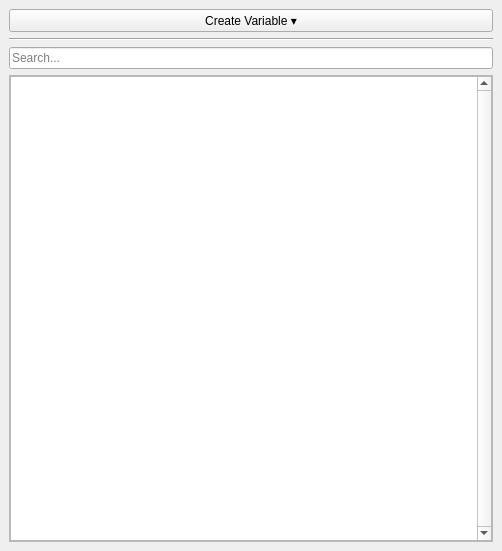
<?xml version="1.0" encoding="UTF-8"?>
<ui version="4.0">
 <class>VariableDockWidget</class>
 <widget class="QDockWidget" name="VariableDockWidget">
  <property name="geometry">
   <rect>
    <x>0</x>
    <y>0</y>
    <width>502</width>
    <height>551</height>
   </rect>
  </property>
  <property name="sizePolicy">
   <sizepolicy hsizetype="Preferred" vsizetype="Preferred">
    <horstretch>0</horstretch>
    <verstretch>0</verstretch>
   </sizepolicy>
  </property>
  <property name="minimumSize">
   <size>
    <width>111</width>
    <height>197</height>
   </size>
  </property>
  <property name="windowTitle">
   <string>Variable Manager</string>
  </property>
  <widget class="QWidget" name="dockWidgetContents">
   <layout class="QVBoxLayout" name="verticalLayout">
    <item>
     <widget class="QPushButton" name="addButton">
      <property name="sizePolicy">
       <sizepolicy hsizetype="Expanding" vsizetype="Fixed">
        <horstretch>0</horstretch>
        <verstretch>0</verstretch>
       </sizepolicy>
      </property>
      <property name="text">
       <string>Create Variable ▾</string>
      </property>
     </widget>
    </item>
    <item>
     <widget class="Line" name="line">
      <property name="orientation">
       <enum>Qt::Horizontal</enum>
      </property>
     </widget>
    </item>
    <item>
     <widget class="AzQtComponents::SearchLineEdit" name="searchFilter">
      <property name="placeholderText">
       <string>Search...</string>
      </property>
     </widget>
    </item>
    <item>
     <widget class="QStackedWidget" name="stackedWidget">
      <property name="currentIndex">
       <number>0</number>
      </property>
      <widget class="QWidget" name="graphVariablesPage">
       <layout class="QHBoxLayout" name="horizontalLayout">
        <property name="leftMargin">
         <number>0</number>
        </property>
        <property name="topMargin">
         <number>0</number>
        </property>
        <property name="rightMargin">
         <number>0</number>
        </property>
        <property name="bottomMargin">
         <number>0</number>
        </property>
        <item>
         <widget class="QFrame" name="variableTableFrame">
          <property name="frameShape">
           <enum>QFrame::StyledPanel</enum>
          </property>
          <property name="frameShadow">
           <enum>QFrame::Raised</enum>
          </property>
          <layout class="QVBoxLayout" name="verticalLayout_4">
           <property name="spacing">
            <number>4</number>
           </property>
           <property name="leftMargin">
            <number>0</number>
           </property>
           <property name="topMargin">
            <number>0</number>
           </property>
           <property name="rightMargin">
            <number>0</number>
           </property>
           <property name="bottomMargin">
            <number>0</number>
           </property>
           <item>
            <widget class="ScriptCanvasEditor::GraphVariablesTableView" name="graphVariables">
             <property name="verticalScrollBarPolicy">
              <enum>Qt::ScrollBarAlwaysOn</enum>
             </property>
             <property name="dragEnabled">
              <bool>true</bool>
             </property>
             <property name="dragDropMode">
              <enum>QAbstractItemView::DragOnly</enum>
             </property>
             <property name="alternatingRowColors">
              <bool>true</bool>
             </property>
             <property name="selectionMode">
              <enum>QAbstractItemView::SingleSelection</enum>
             </property>
             <property name="selectionBehavior">
              <enum>QAbstractItemView::SelectRows</enum>
             </property>
             <attribute name="horizontalHeaderVisible">
              <bool>false</bool>
             </attribute>
             <attribute name="horizontalHeaderDefaultSectionSize">
              <number>10</number>
             </attribute>
             <attribute name="horizontalHeaderMinimumSectionSize">
              <number>0</number>
             </attribute>
             <attribute name="verticalHeaderVisible">
              <bool>false</bool>
             </attribute>
            </widget>
           </item>
          </layout>
         </widget>
        </item>
       </layout>
      </widget>
      <widget class="QWidget" name="variablePalettePage">
       <layout class="QVBoxLayout" name="verticalLayout_2">
        <property name="leftMargin">
         <number>10</number>
        </property>
        <property name="topMargin">
         <number>0</number>
        </property>
        <property name="rightMargin">
         <number>10</number>
        </property>
        <property name="bottomMargin">
         <number>20</number>
        </property>
        <item>
         <widget class="QFrame" name="variableAddFrame">
          <property name="frameShape">
           <enum>QFrame::StyledPanel</enum>
          </property>
          <property name="frameShadow">
           <enum>QFrame::Raised</enum>
          </property>
          <layout class="QVBoxLayout" name="verticalLayout_3">
           <property name="spacing">
            <number>4</number>
           </property>
           <property name="leftMargin">
            <number>0</number>
           </property>
           <property name="topMargin">
            <number>0</number>
           </property>
           <property name="rightMargin">
            <number>0</number>
           </property>
           <property name="bottomMargin">
            <number>0</number>
           </property>
           <item>
            <widget class="ScriptCanvasEditor::VariablePaletteTableView" name="variablePalette">
             <property name="verticalScrollBarPolicy">
              <enum>Qt::ScrollBarAlwaysOn</enum>
             </property>
             <property name="horizontalScrollBarPolicy">
              <enum>Qt::ScrollBarAsNeeded</enum>
             </property>
             <property name="alternatingRowColors">
              <bool>true</bool>
             </property>
             <property name="selectionMode">
              <enum>QAbstractItemView::SingleSelection</enum>
             </property>
             <property name="selectionBehavior">
              <enum>QAbstractItemView::SelectRows</enum>
             </property>
             <attribute name="horizontalHeaderVisible">
              <bool>false</bool>
             </attribute>
             <attribute name="horizontalHeaderDefaultSectionSize">
              <number>0</number>
             </attribute>
             <attribute name="horizontalHeaderMinimumSectionSize">
              <number>0</number>
             </attribute>
             <attribute name="verticalHeaderVisible">
              <bool>false</bool>
             </attribute>
            </widget>
           </item>
          </layout>
         </widget>
        </item>
       </layout>
      </widget>
     </widget>
    </item>
   </layout>
  </widget>
 </widget>
 <customwidgets>
  <customwidget>
   <class>AzQtComponents::SearchLineEdit</class>
   <extends>QLineEdit</extends>
   <header location="global">AzQtComponents/Components/SearchLineEdit.h</header>
  </customwidget>
  <customwidget>
   <class>ScriptCanvasEditor::GraphVariablesTableView</class>
   <extends>QTableView</extends>
   <header location="global">Editor/View/Widgets/VariablePanel/GraphVariablesTableView.h</header>
  </customwidget>
  <customwidget>
   <class>ScriptCanvasEditor::VariablePaletteTableView</class>
   <extends>QTableView</extends>
   <header location="global">Editor/View/Widgets/VariablePanel/VariablePaletteTableView.h</header>
  </customwidget>
 </customwidgets>
 <resources/>
 <connections/>
</ui>
